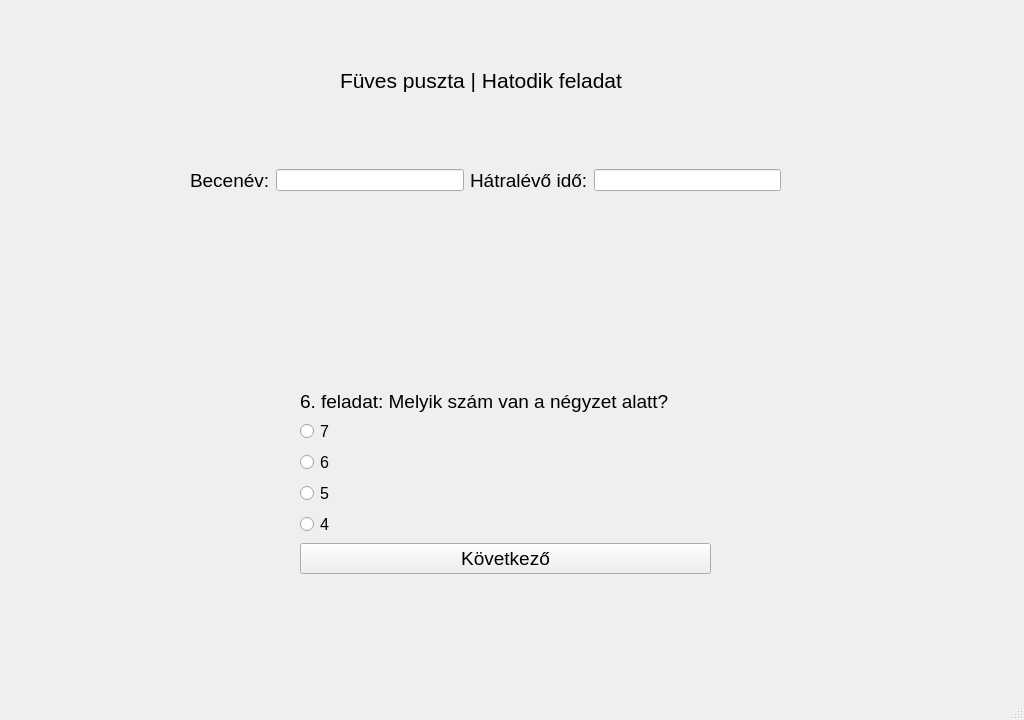
<?xml version="1.0" encoding="UTF-8"?>
<ui version="4.0">
 <class>ques1</class>
 <widget class="QMainWindow" name="ques1">
  <property name="geometry">
   <rect>
    <x>0</x>
    <y>0</y>
    <width>1024</width>
    <height>720</height>
   </rect>
  </property>
  <property name="windowTitle">
   <string>Játékos matematikai gyakorlóprogram</string>
  </property>
  <widget class="QWidget" name="centralwidget">
   <widget class="QLabel" name="label">
    <property name="geometry">
     <rect>
      <x>0</x>
      <y>-10</y>
      <width>1024</width>
      <height>720</height>
     </rect>
    </property>
    <property name="text">
     <string/>
    </property>
    <property name="pixmap">
     <pixmap>../szakdoga hátterek/1096729-video-games-grass-sky-field-pixels-horizon-cloud-grassland-pasture-flock-meadow-plain-prairie-natural-environment-computer-wallpaper-ecosystem.png</pixmap>
    </property>
    <property name="scaledContents">
     <bool>true</bool>
    </property>
   </widget>
   <widget class="QLabel" name="label_4">
    <property name="geometry">
     <rect>
      <x>340</x>
      <y>60</y>
      <width>311</width>
      <height>41</height>
     </rect>
    </property>
    <property name="sizePolicy">
     <sizepolicy hsizetype="Expanding" vsizetype="Preferred">
      <horstretch>0</horstretch>
      <verstretch>0</verstretch>
     </sizepolicy>
    </property>
    <property name="font">
     <font>
      <pointsize>16</pointsize>
     </font>
    </property>
    <property name="text">
     <string>Füves puszta | Hatodik feladat</string>
    </property>
   </widget>
   <widget class="QWidget" name="horizontalLayoutWidget">
    <property name="geometry">
     <rect>
      <x>190</x>
      <y>140</y>
      <width>591</width>
      <height>81</height>
     </rect>
    </property>
    <layout class="QHBoxLayout" name="horizontalLayout">
     <item>
      <widget class="QLabel" name="label_2">
       <property name="font">
        <font>
         <pointsize>14</pointsize>
        </font>
       </property>
       <property name="text">
        <string>Becenév:</string>
       </property>
      </widget>
     </item>
     <item>
      <widget class="QLineEdit" name="T1">
       <property name="sizePolicy">
        <sizepolicy hsizetype="Expanding" vsizetype="Fixed">
         <horstretch>0</horstretch>
         <verstretch>0</verstretch>
        </sizepolicy>
       </property>
      </widget>
     </item>
     <item>
      <widget class="QLabel" name="label_3">
       <property name="font">
        <font>
         <pointsize>14</pointsize>
        </font>
       </property>
       <property name="text">
        <string>Hátralévő idő:</string>
       </property>
      </widget>
     </item>
     <item>
      <widget class="QLineEdit" name="T2">
       <property name="sizePolicy">
        <sizepolicy hsizetype="Expanding" vsizetype="Fixed">
         <horstretch>0</horstretch>
         <verstretch>0</verstretch>
        </sizepolicy>
       </property>
      </widget>
     </item>
    </layout>
   </widget>
   <widget class="QWidget" name="formLayoutWidget">
    <property name="geometry">
     <rect>
      <x>300</x>
      <y>390</y>
      <width>411</width>
      <height>251</height>
     </rect>
    </property>
    <layout class="QFormLayout" name="formLayout">
     <property name="labelAlignment">
      <set>Qt::AlignLeading|Qt::AlignLeft|Qt::AlignTop</set>
     </property>
     <item row="2" column="0">
      <widget class="QRadioButton" name="R1">
       <property name="font">
        <font>
         <pointsize>12</pointsize>
        </font>
       </property>
       <property name="text">
        <string>7</string>
       </property>
      </widget>
     </item>
     <item row="3" column="0">
      <widget class="QRadioButton" name="R2">
       <property name="font">
        <font>
         <pointsize>12</pointsize>
        </font>
       </property>
       <property name="text">
        <string>6</string>
       </property>
      </widget>
     </item>
     <item row="4" column="0">
      <widget class="QRadioButton" name="R3">
       <property name="font">
        <font>
         <pointsize>12</pointsize>
        </font>
       </property>
       <property name="text">
        <string>5</string>
       </property>
      </widget>
     </item>
     <item row="5" column="0">
      <widget class="QRadioButton" name="R4">
       <property name="font">
        <font>
         <pointsize>12</pointsize>
        </font>
       </property>
       <property name="text">
        <string>4</string>
       </property>
      </widget>
     </item>
     <item row="6" column="0" colspan="2">
      <widget class="QPushButton" name="B1">
       <property name="font">
        <font>
         <pointsize>14</pointsize>
        </font>
       </property>
       <property name="text">
        <string>Következő</string>
       </property>
      </widget>
     </item>
     <item row="1" column="0">
      <widget class="QLabel" name="label_5">
       <property name="font">
        <font>
         <pointsize>14</pointsize>
        </font>
       </property>
       <property name="text">
        <string>6. feladat: Melyik szám van a négyzet alatt?</string>
       </property>
      </widget>
     </item>
    </layout>
   </widget>
   <widget class="QLabel" name="label_6">
    <property name="geometry">
     <rect>
      <x>440</x>
      <y>260</y>
      <width>131</width>
      <height>91</height>
     </rect>
    </property>
    <property name="text">
     <string/>
    </property>
    <property name="pixmap">
     <pixmap>../szakdoga hátterek/feladat képek/6. feladat képe.png</pixmap>
    </property>
    <property name="scaledContents">
     <bool>true</bool>
    </property>
   </widget>
  </widget>
  <widget class="QMenuBar" name="menubar">
   <property name="geometry">
    <rect>
     <x>0</x>
     <y>0</y>
     <width>1024</width>
     <height>21</height>
    </rect>
   </property>
  </widget>
  <widget class="QStatusBar" name="statusbar"/>
 </widget>
 <resources/>
 <connections/>
</ui>
